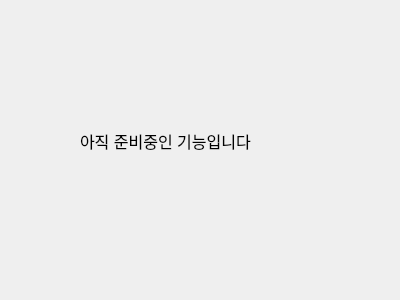
<?xml version="1.0" encoding="UTF-8"?>
<ui version="4.0">
 <class>PopupDialog</class>
 <widget class="QDialog" name="PopupDialog">
  <property name="geometry">
   <rect>
    <x>0</x>
    <y>0</y>
    <width>400</width>
    <height>300</height>
   </rect>
  </property>
  <property name="windowTitle">
   <string>Dialog</string>
  </property>
  <widget class="QLabel" name="label">
   <property name="geometry">
    <rect>
     <x>80</x>
     <y>130</y>
     <width>251</width>
     <height>21</height>
    </rect>
   </property>
   <property name="font">
    <font>
     <family>Arial</family>
     <pointsize>12</pointsize>
    </font>
   </property>
   <property name="text">
    <string>아직 준비중인 기능입니다</string>
   </property>
  </widget>
 </widget>
 <resources/>
 <connections/>
</ui>
